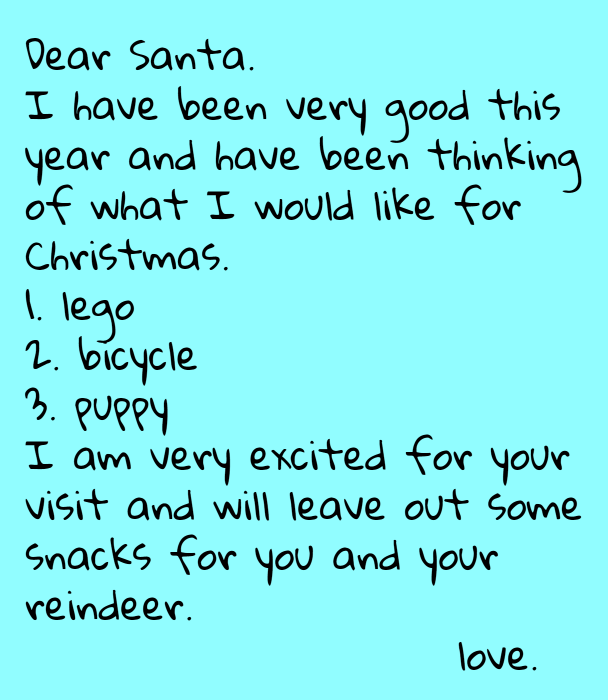
#> input picture img/letter-to-santa-claus.png, 1215 x 1400 px (shown at 1/2 size)
$ jupyter execute --allow-errors WordSegmentation.ipynb
#> lines starting #> are read from the running program, lines starting #| are printed output that depends on the picture; after the words box and inside, x2 and y2 are one past the last pixel; in counts of white or black regions, pixels touching at a corner belong together
[cell 1]
import cv2
import numpy as np
import matplotlib.pyplot as plt

[cell 2]
img = cv2.imread("img/letter-to-santa-claus.png", cv2.IMREAD_GRAYSCALE)
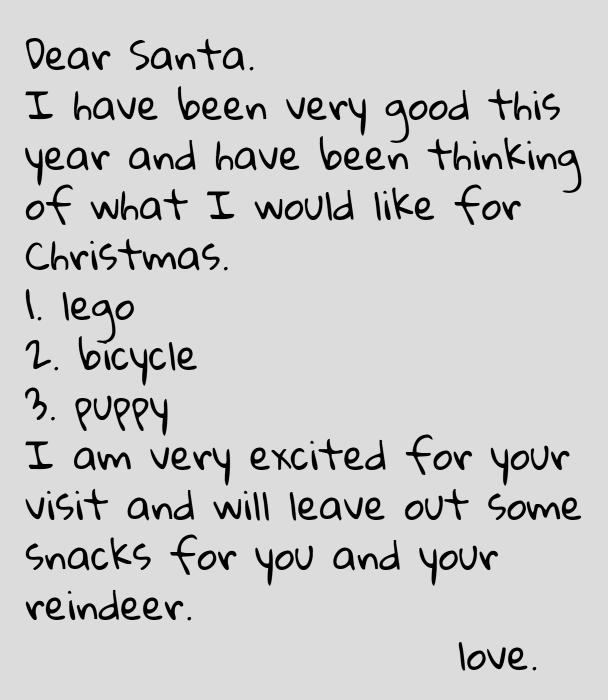
#> img: shape (1400, 1215) (shown at 1/2 size); min 0, max 220, mean 204.1

#binary image
bin = np.copy(img)
treshold = 32
bin[bin<=treshold] = 0
#> bin: shape (1400, 1215); 0.3% of pixels changed, all inside (x1, y1, x2, y2) = (51, 76, 1162, 1341)
bin[bin>treshold] = 255
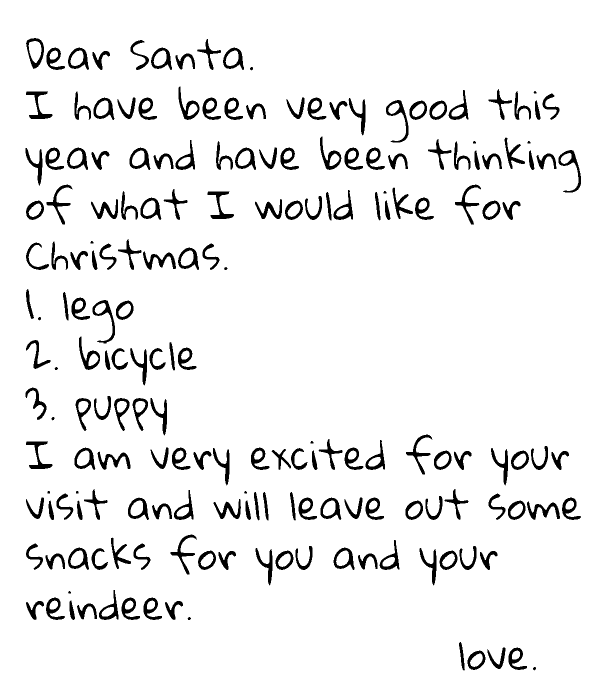
#> bin: shape (1400, 1215) (shown at 1/2 size); 93.8% white; 193 black regions, largest, box (x1, y1, x2, y2) and area: (185, 600, 230, 687) 925, (772, 200, 817, 285) 912, (1117, 300, 1162, 385) 912

#make horizontal hist
horizontal_hist = np.sum(bin,axis=1,keepdims=True)/255
#> horizontal_hist = 1400 values, max 1215 at index 0, min 810 at index 234, mean 1139.3

fig, ax1 = plt.subplots()

ax1.imshow(bin,"gray")
ax1.plot(horizontal_hist,range(np.shape(horizontal_hist)[0]))
plt.show()
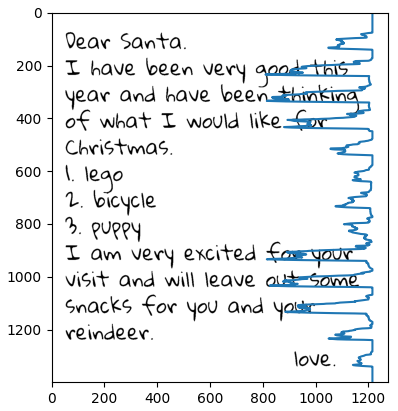
#> figure drawn by matplotlib, 1 panel

img_cut = np.copy(bin)
row, col = np.shape(img_cut)
#> row = 1400; col = 1215

for i in range(row):
    if horizontal_hist[i][0] >1200:
        for j in range(col):
            img_cut[i][j] = 0
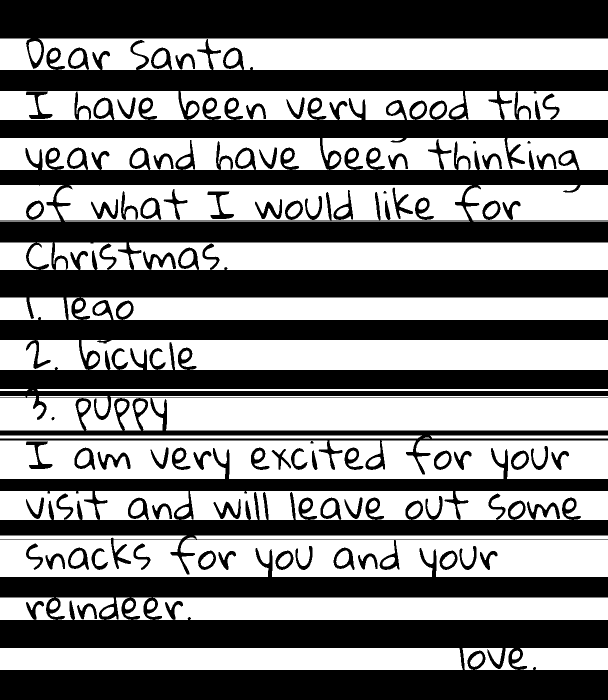
#> img_cut: shape (1400, 1215) (shown at 1/2 size); 51.1% white; 70 black regions, largest, box (x1, y1, x2, y2) and area: (0, 78, 1215, 840) 399645, (0, 1096, 1215, 1400) 198135, (0, 0, 1215, 138) 94289

plt.imshow(np.concatenate((img_cut,bin),axis=1), "gray")

line_segments = list()
start = False
i1, i2 = 0, 0
for i in range(row):
    if horizontal_hist[i][0] < 1200:
            if start == False:
                i1, start = i , True
    else:
        if start:
            i2, start = i,  False
            line_segments.append([i1,i2])
#> after the loop, i1 = 1296; i2 = 1340; line_segments = [[77, 140], [182, 240], [276, 340], [370, 441], [485, 540], [596, 640], [680, 740], [778, 782], [796, 861], [871, 876], [882, 954], [982, 1040], [1071, 1079], [1080, 1084], [1087, 1154], [1195, 1240], [1296, 1340]]; start = False

print(line_segments)
#| [[77, 140], [182, 240], [276, 340], [370, 441], [485, 540], [596, 640], [680, 740], [778, 782], [796, 861], [871, 876], [882, 954], [982, 1040], [1071, 1079], [1080, 1084], [1087, 1154], [1195, 1240], [1296, 1340]]

#clean up
for line in line_segments:
    if line[1]-line[0]<10:
        line_segments.remove(line)
#> this loop made 14 passes
#> after the loop, line_segments = [[77, 140], [182, 240], [276, 340], [370, 441], [485, 540], [596, 640], [680, 740], [796, 861], [882, 954], [982, 1040], [1080, 1084], [1087, 1154], [1195, 1240], [1296, 1340]]

cut_parts = list()
r, c = np.shape(line_segments)
#> r = 14; c = 2

for i in range(r):
    cut_parts.append(bin[line_segments[i][0]:line_segments[i][1]:])
#> after the loop, cut_parts = 14 items

line = cut_parts[0]
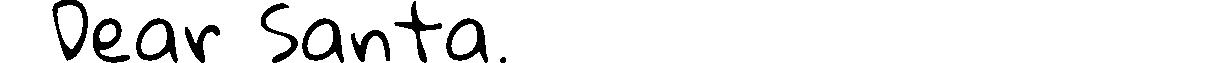
#> line: shape (63, 1215); 92.4% white; 10 black regions, largest, box (x1, y1, x2, y2) and area: (302, 18, 344, 63) 736, (446, 18, 488, 63) 736, (52, 0, 88, 61) 734
plt.imshow(line, "gray")
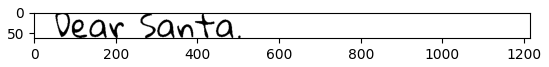
#> figure drawn by matplotlib, 1 panel

[cell 3]
plt.imshow(line)

[cell 4]
plt.imshow(line,"gray")
plt.savefig("first_line.png")

[cell 5]
print(np.shape(line))
#| (63, 1215)

[cell 6]
i = cv2.imread("first_line.png",cv2.IMREAD_GRAYSCALE)
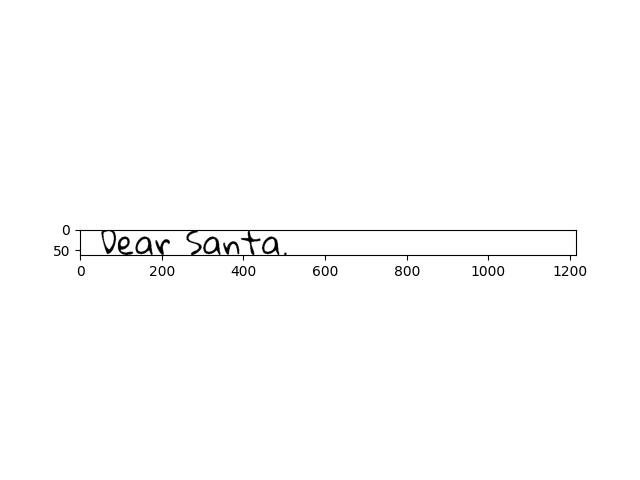
#> i: shape (480, 640); min 0, max 255, mean 252.6
print(np.shape(i))
#| (480, 640)

[cell 7]
vertical_hist = np.sum(line,axis=0,keepdims=True)/255
print(np.shape(vertical_hist))
#| (1, 1215)

[cell 8]
v= list()
for i in range(1215):
    v.append(vertical_hist[0][i])
#> after the loop, v = 1215 values, max 63 at index 0, min 25 at index 419, mean 58.23

[cell 9]
print(np.shape(v))
#| (1215,)

[cell 10]
plt.subplot(211)
plt.plot(v)
plt.subplot(212)
plt.imshow(line, "gray")
plt.savefig("split_word_sym.png")
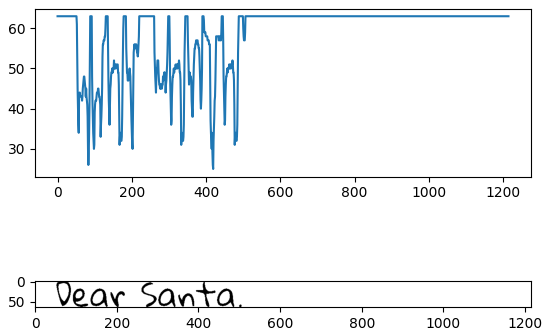
#> figure drawn by matplotlib, 2 panels; panel 1: curve peaks at x = 0, y = 63

[cell 11]
word_segments = list()
start = False
i1, i2 = 0, 0
for i in range(np.shape(line)[1]):
    if vertical_hist[0][i] > 60:
            if start == False:
                i1, start = i , True
            elif start and i == np.shape(line)[1]-1:
                i2, start = i,  False
                word_segments.append([i1,i2])

    else:
        if start:
            i2, start = i,  False
            word_segments.append([i1,i2])
#> after the loop, i1 = 506; i2 = 1214; start = False; word_segments = [[0, 53], [88, 93], [130, 136], [178, 185], [220, 261], [298, 302], [344, 351], [390, 395], [442, 446], [488, 500], [506, 1214]]

print(word_segments)
#| [[0, 53], [88, 93], [130, 136], [178, 185], [220, 261], [298, 302], [344, 351], [390, 395], [442, 446], [488, 500], [506, 1214]]

#clear
remove_indexs=list()
for i in range(np.shape(word_segments)[0]):
    if word_segments[i][1]-word_segments[i][0]<40:
        remove_indexs.append(i)
#> after the loop, remove_indexs = [1, 2, 3, 5, 6, 7, 8, 9]
remove_indexs = remove_indexs[::-1]
#> remove_indexs = [9, 8, 7, 6, 5, 3, 2, 1]

for i in remove_indexs:
    word_segments.remove(word_segments[i])
#> this loop made 8 passes
#> i on passes 1, 2, 3, 4, 6, 7, 8: 9, 8, 7, 6, 3, 2, 1
#> after the loop, word_segments = [[0, 53], [220, 261], [506, 1214]]
print(word_segments)
#| [[0, 53], [220, 261], [506, 1214]]

word_segments_cut = list()

for i in range(len(word_segments)-1):
    word_segments_cut.append([word_segments[i][1],word_segments[i+1][0]])
#> this loop made 2 passes
#> after the loop, word_segments_cut = [[53, 220], [261, 506]]

print(word_segments_cut)
#| [[53, 220], [261, 506]]

cut_parts = list()
r,c = np.shape(line)
#> r = 63; c = 1215
# print(r,c)

for k in range(np.shape(word_segments_cut)[0]):
    l1 = list()
    for i in range(r):
        l2=list()
        for j in range(c):
            if j >= word_segments_cut[k][0] and j<= word_segments_cut[k][1]:
                l2.append(line[i][j])
        l1.append(l2)
    cut_parts.append(l1)
#> after the loop, cut_parts = 2 items
